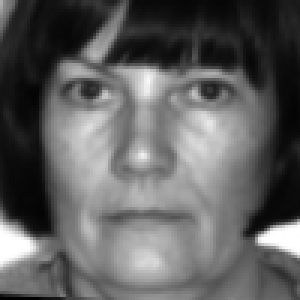
#> input picture YALE_IMAGES/Person_10/s111.bmp, 100 x 100 px (shown 3 times larger); its folder holds 3 pictures in this run
$ python FaceRecognition_Eigenface.py
#> lines starting #> are read from the running program, lines starting #| are printed output that depends on the picture
# * coding: utf8 *
import numpy as np
import cv2
import os
import matplotlib.pyplot as plt
# 用于加速运算
from numba import jit

'''
EigenFace:利用PCA求得特征脸
FisherFace:利用PCA+LDA求得特征脸
'''
SINGLE_CLASS_SAMPLES_NUM = 11
# 类别数
CLASS_NUM = 15
classes_info = []
# Adjustable
TRAIN_SET_RATIO = 0.7
# Adjustable
EIGEN_FACES_NUM = 14

np.set_printoptions(threshold=np.inf)


# 日志函数
def logger(msg):
    print(msg)


# 存储类别信息（类别序号、类别名称、包含图片的路径）
class ClassInfo:
    def __init__(self, label_index, label_name, images_path):
        self.label_index = label_index
        self.label_name = label_name
        self.images_path = images_path

    # [4 lines left out: function show_info, not called in this run]


# 读取数据集信息，存储在classInfo对象中
def load_dataset_info(path):
    _classes_info = []
    k = 0
    class_names = os.listdir(path)
    for class_name in class_names:
        if class_name == '_exclude':
            continue
        img_names = os.listdir(os.path.join(path, class_name))
        img_paths = [os.path.join(path, class_name, img_name) for img_name in img_names]
        _classes_info.append(ClassInfo(k, class_name, img_paths))
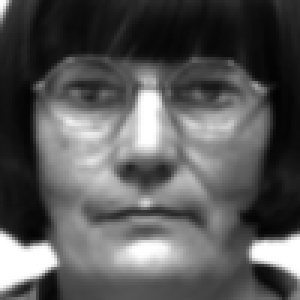
#> input picture YALE_IMAGES/Person_10/s112.bmp, 100 x 100 px (shown 3 times larger)
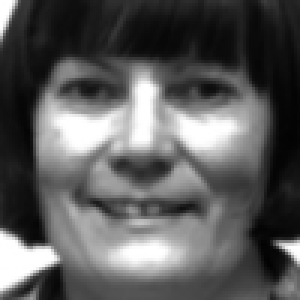
#> input picture YALE_IMAGES/Person_10/s113.bmp, 100 x 100 px (shown 3 times larger)
        k = k + 1
    return len(_classes_info), _classes_info


# 读取指定类别的指定图片
@jit
def get_image(label_index, img_index):
    # 图像灰度化处理
#> (the run stopped early here; a loop or call above may not have finished)
